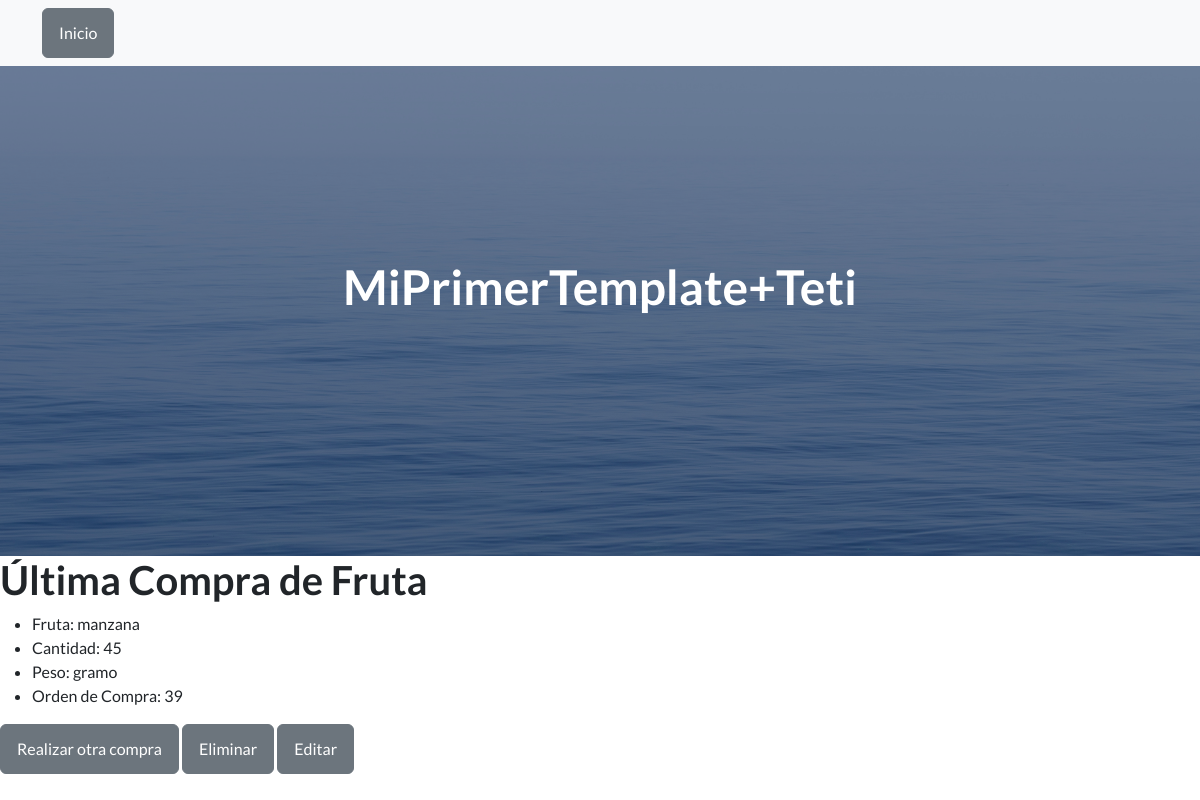
Before: /app1/leer_fruta/ with the older database file.
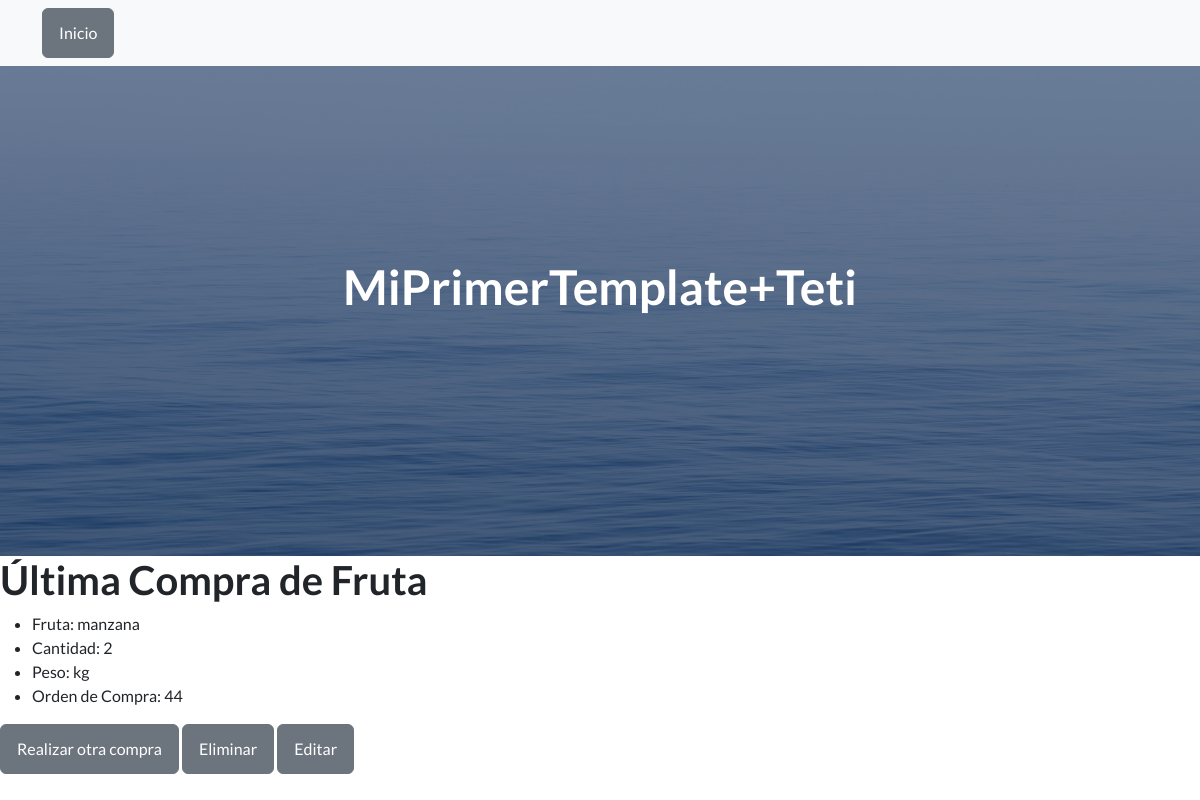
After: the same page with the newer database file.
### app1/models.py (models this page shows, shortened)
class Fruta(models.Model):
    id = models.AutoField(primary_key=True)
    fruta = models.CharField(max_length=100)
    cantidad = models.IntegerField()
    peso = models.CharField(max_length=100, default="0.0")

### app1/views.py (the view)
# urls.py: path('leer_fruta/', views.leer_fruta, name='leer_fruta'),
def leer_fruta(request):
    compra_fruta = Fruta.objects.last()  # Obtiene el último registro
    return render(request, 'leer_fruta.html', {'compra_fruta': compra_fruta})

### Template/leer_fruta.html (shortened to what this page needs)
{% extends 'index.html' %}
{% block content %}
<!DOCTYPE html>
<html>
<head>
</head>
<body>
    <h1>Última Compra de Fruta</h1>
    <ul>
        <li>Fruta: {{ compra_fruta.fruta }}</li>
        <li>Cantidad: {{ compra_fruta.cantidad }}</li>
        <li>Peso: {{ compra_fruta.peso }}</li>
        <li>Orden de Compra: {{ compra_fruta.id }}</li>
    </ul>
    <a href="{% url 'app1:fruta' %}" class="btn btn-secondary">Realizar otra compra</a>
    <a href="{% url 'app1:eliminar_fruta' compra_fruta.id %}" class="btn btn-secondary">Eliminar</a>
    <a href="{% url 'app1:editar_fruta' compra_fruta.id %}" class="btn btn-secondary">Editar</a>
</body>
</html>
{% endblock %}

Changed rows visible on the page:
no longer on this page (row unchanged): Fruta: fruta "manzana", cantidad "45", peso "gramo", id "39"
added Fruta: fruta "manzana", cantidad "2", peso "kg", id "44"
